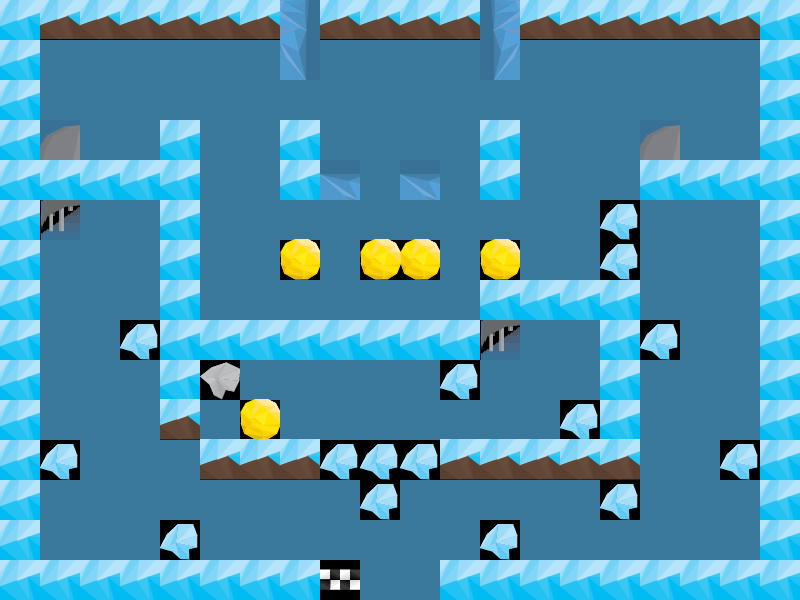

This game map was drawn from its Tiled (.tmx) file and the tilesets committed beside it. A one-line description and the full map source follow:
An orthogonal 20x15 tile map with 40x40 px tiles, 1 tile layer (Tile Layer 1).

<map version="1.2" tiledversion="1.3.1" orientation="orthogonal" renderorder="right-down" compressionlevel="-1" width="20" height="15" tilewidth="40" tileheight="40" infinite="0" nextlayerid="2" nextobjectid="1">
 <tileset firstgid="1" source="../tileset.tsx" />
 <layer id="1" name="Tile Layer 1" width="20" height="15">
  <data encoding="csv">
19,20,20,20,20,20,20,20,20,20,20,20,20,20,20,20,20,20,20,19,
19,3,3,3,3,3,3,15,3,3,3,3,16,3,3,3,3,3,3,19,
19,3,3,3,3,3,3,3,3,3,3,3,3,3,3,3,3,3,3,19,
19,23,3,3,19,3,3,19,3,3,3,3,19,3,3,3,23,3,3,19,
19,19,19,19,19,3,3,19,14,3,14,3,19,3,3,3,19,19,19,19,
19,22,3,3,19,3,3,3,3,3,3,3,3,3,3,18,3,3,3,19,
19,3,3,3,19,3,3,4,3,4,4,3,4,3,3,18,3,3,3,19,
19,3,3,3,19,3,3,3,3,3,3,3,19,19,19,19,3,3,3,19,
19,3,3,18,19,19,19,19,19,19,19,19,22,3,3,19,18,3,3,19,
19,3,3,3,19,6,3,3,3,3,3,18,3,3,3,19,3,3,3,19,
19,3,3,3,20,3,4,3,3,3,3,3,3,3,18,19,3,3,3,19,
19,18,3,3,3,20,20,20,18,18,18,20,20,20,20,20,3,3,18,19,
19,3,3,3,3,3,3,3,3,18,3,3,3,3,3,18,3,3,3,19,
19,3,3,3,18,3,3,3,3,3,3,3,18,3,3,3,3,3,3,19,
19,19,19,19,19,19,19,19,1,3,3,19,19,19,19,19,19,19,19,19
</data>
 </layer>
</map>
